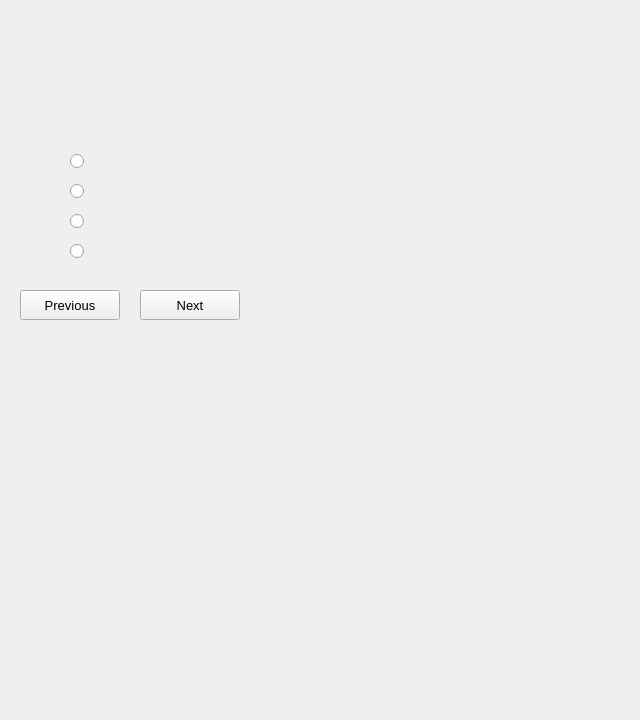
<?xml version="1.0" encoding="UTF-8"?>
<ui version="4.0">
 <class>QuizWindow</class>
 <widget class="QWidget" name="QuizWindow">
  <property name="geometry">
   <rect>
    <x>0</x>
    <y>0</y>
    <width>640</width>
    <height>720</height>
   </rect>
  </property>
  <property name="windowTitle">
   <string>Form</string>
  </property>
  <widget class="QRadioButton" name="choice1">
   <property name="geometry">
    <rect>
     <x>70</x>
     <y>150</y>
     <width>550</width>
     <height>22</height>
    </rect>
   </property>
   <property name="font">
    <font>
     <pointsize>10</pointsize>
    </font>
   </property>
   <property name="cursor">
    <cursorShape>PointingHandCursor</cursorShape>
   </property>
   <property name="text">
    <string/>
   </property>
  </widget>
  <widget class="QRadioButton" name="choice2">
   <property name="geometry">
    <rect>
     <x>70</x>
     <y>180</y>
     <width>550</width>
     <height>22</height>
    </rect>
   </property>
   <property name="font">
    <font>
     <pointsize>10</pointsize>
    </font>
   </property>
   <property name="cursor">
    <cursorShape>PointingHandCursor</cursorShape>
   </property>
   <property name="text">
    <string/>
   </property>
  </widget>
  <widget class="QRadioButton" name="choice3">
   <property name="geometry">
    <rect>
     <x>70</x>
     <y>210</y>
     <width>550</width>
     <height>22</height>
    </rect>
   </property>
   <property name="font">
    <font>
     <pointsize>10</pointsize>
    </font>
   </property>
   <property name="cursor">
    <cursorShape>PointingHandCursor</cursorShape>
   </property>
   <property name="text">
    <string/>
   </property>
  </widget>
  <widget class="QRadioButton" name="choice4">
   <property name="geometry">
    <rect>
     <x>70</x>
     <y>240</y>
     <width>550</width>
     <height>22</height>
    </rect>
   </property>
   <property name="font">
    <font>
     <pointsize>10</pointsize>
    </font>
   </property>
   <property name="cursor">
    <cursorShape>PointingHandCursor</cursorShape>
   </property>
   <property name="text">
    <string/>
   </property>
  </widget>
  <widget class="QLabel" name="questionLabel">
   <property name="geometry">
    <rect>
     <x>20</x>
     <y>10</y>
     <width>100</width>
     <height>21</height>
    </rect>
   </property>
   <property name="font">
    <font>
     <pointsize>12</pointsize>
    </font>
   </property>
   <property name="cursor">
    <cursorShape>ArrowCursor</cursorShape>
   </property>
   <property name="text">
    <string/>
   </property>
  </widget>
  <widget class="QLabel" name="questionContents">
   <property name="geometry">
    <rect>
     <x>20</x>
     <y>40</y>
     <width>450</width>
     <height>100</height>
    </rect>
   </property>
   <property name="font">
    <font>
     <pointsize>10</pointsize>
    </font>
   </property>
   <property name="text">
    <string/>
   </property>
   <property name="wordWrap">
    <bool>true</bool>
   </property>
  </widget>
  <widget class="QLabel" name="scoreLabel">
   <property name="geometry">
    <rect>
     <x>500</x>
     <y>60</y>
     <width>71</width>
     <height>16</height>
    </rect>
   </property>
   <property name="font">
    <font>
     <pointsize>10</pointsize>
    </font>
   </property>
   <property name="text">
    <string/>
   </property>
  </widget>
  <widget class="QPushButton" name="previousQuestion">
   <property name="geometry">
    <rect>
     <x>20</x>
     <y>290</y>
     <width>100</width>
     <height>30</height>
    </rect>
   </property>
   <property name="font">
    <font>
     <pointsize>10</pointsize>
    </font>
   </property>
   <property name="cursor">
    <cursorShape>PointingHandCursor</cursorShape>
   </property>
   <property name="text">
    <string>Previous</string>
   </property>
  </widget>
  <widget class="QPushButton" name="nextQuestion">
   <property name="geometry">
    <rect>
     <x>140</x>
     <y>290</y>
     <width>100</width>
     <height>30</height>
    </rect>
   </property>
   <property name="font">
    <font>
     <pointsize>10</pointsize>
    </font>
   </property>
   <property name="cursor">
    <cursorShape>PointingHandCursor</cursorShape>
   </property>
   <property name="text">
    <string>Next</string>
   </property>
  </widget>
  <widget class="QLabel" name="completionLabel">
   <property name="geometry">
    <rect>
     <x>300</x>
     <y>290</y>
     <width>600</width>
     <height>30</height>
    </rect>
   </property>
   <property name="font">
    <font>
     <pointsize>16</pointsize>
    </font>
   </property>
   <property name="styleSheet">
    <string notr="true">QLabel {color : rgb(0, 170, 0);}</string>
   </property>
   <property name="text">
    <string/>
   </property>
  </widget>
 </widget>
 <resources/>
 <connections/>
</ui>
